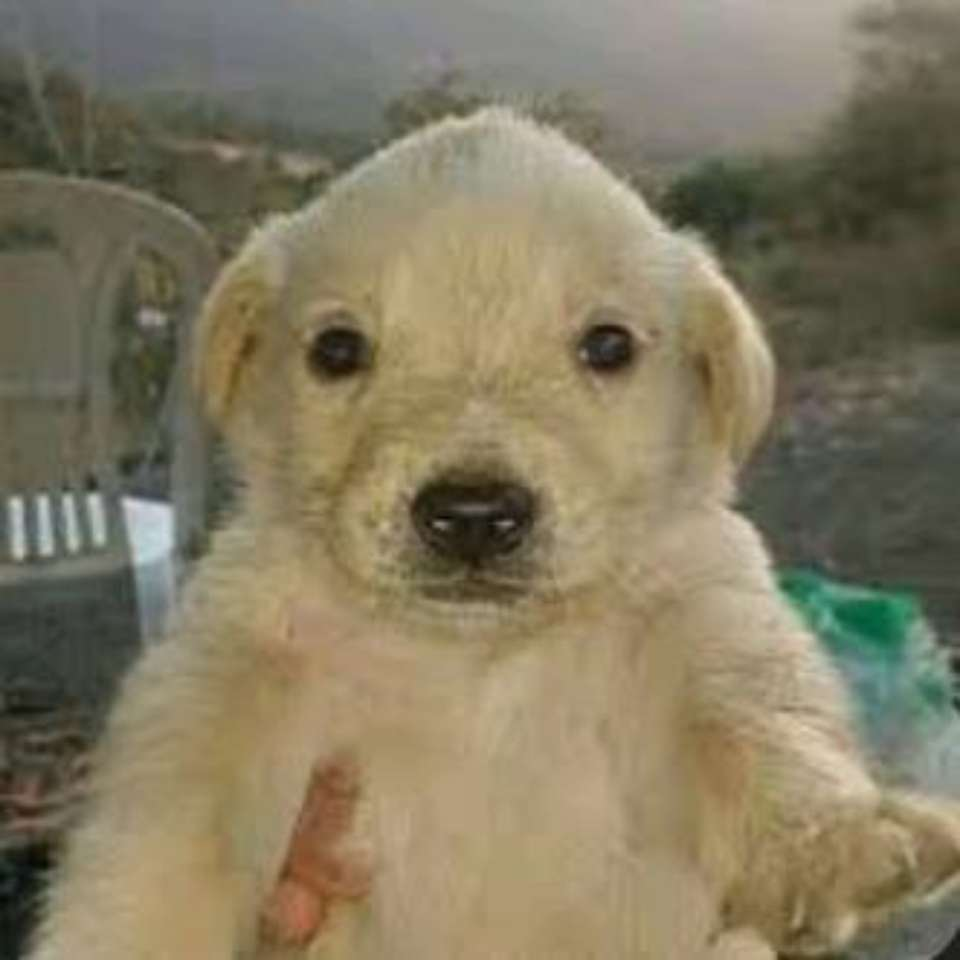
#> input picture 1 - RGB e Operações Clássicas/tchoro.jpg, 960 x 960 px
$ jupyter execute rgb.ipynb
#> lines starting #> are read from the running program, lines starting #| are printed output that depends on the picture
### utils.py
import numpy as np
import cv2 as cv
import matplotlib.pyplot as plt

def histograma(matriz, posicao=None):
    if posicao == None:
        array = 256*[0]
        for i in range (matriz.shape[0]):
            for j in range (matriz.shape[1]):
                valor = matriz[i,j]
                array[valor] += 1
    else:
        array = 256*[0]
        for i in range (matriz.shape[0]):
            for j in range (matriz.shape[1]):
                valor = matriz[i,j][posicao]
                array[valor] += 1

    return array

def eda_image(image: np.ndarray):
  # ---- Resolução da imagem -------
  # Em OpenCV, a ordem do shape é (altura, largura, canais)
  # Altura  -> número de linhas (pixels na vertical)
  # Largura -> número de colunas (pixels na horizontal)

  print('Largura em pixels: ', end='')   # Número de linhas (altura)
  print(image.shape[0])

  print('Altura em pixels: ', end='')    # Número de colunas (largura)
  print(image.shape[1])

  # Quantidade total de pixels (sem contar os canais)
  print('Quantidade de pixels: ', end='')
  print(image.shape[0] * image.shape[1])

  # Quantidade de elementos na matriz (altura * largura * canais)
  # Similar ao produto: image.shape[0] * image.shape[1] * image.shape[2]
  print("Quantidade de elementos presentes na matriz: ", end='')
  print(image.size)
  # ---------------------------------

  # Quantidade de canais da imagem
  # Imagem colorida RGB -> 3 canais
  # Imagem em escala de cinza -> 1 canal
  print('Quantidade de canais: ', end='')
  print(image.shape[2])

  cv.imshow("Janela da image", image)
  cv.waitKey(0)

# [39 lines left out: functions generate_gray_channel, remove_threshold, not called in this run]

import numpy as np
import matplotlib.pyplot as plt
import cv2 as cv  # assumindo que você já importou cv2

# [78 lines left out: function manipulate_contrast_luminosity, not called in this run]

### 1 - RGB e Operações Clássicas/rgb.ipynb
# Processamento de Imagem (RGB e Operações Clássicas)

*Ultima modificação em em 2025-08-26*

Este notebook  organiza e documenta seu conteúdo original, adicionando seções temáticas e
comentários didáticos. Cada seção explica **o objetivo**, **quando usar** e **armadilhas comuns**.
Os blocos de código foram preservados e precedidos de um resumo rápido do que fazem.

## Importações

[cell 1]
import cv2 as cv
import numpy as np
import matplotlib.pyplot as plt
from pathlib import Path
import sys
from pathlib import Path

sys.path.append(str(Path().resolve().parent))

import utils as ut

## Codigo

### Leitura da imagem

[cell 2]
IMG_PATH = Path("tchoro.jpg")

image = cv.imread(str(IMG_PATH), cv.IMREAD_COLOR)
#> image is the input picture: shape (960, 960, 3); mean B, G, R 97.5, 122.5, 131.3

if image is None:
    raise FileNotFoundError(f"Não consegui ler o arquivo: {IMG_PATH.resolve()}")

print("Imagem carregada com sucesso!")

### Análise exploratória

[cell 3]
ut.eda_image(image)
#| 960
#| 960
#| 921600
#| 2764800
#| 3

[cell 4]
# Pixel na coordenada [0,0] = canto superior esquerdo
# Retorna uma tupla (B, G, R) porque o OpenCV usa a ordem de canais BGR.
print("Tupla correspondente ao pixel [0,0] - ", end='')
print(image[0, 0])
#| [116 113 109]

[cell 5]
# Mostra a imagem
cv.imshow("Janela da image", image)
cv.waitKey(0) # Precisa desse trecho se não, não vai funcionar

### Canais de cor (BGR no OpenCV)
* Em uma **imagem colorida**, cada **pixel** é representado por uma **tupla de 3 valores inteiros** (0–255).
* Cada valor corresponde à **intensidade** de um dos **canais de cor**.
* **Atenção:** no **OpenCV** a ordem é **BGR** (Blue, Green, Red), e não RGB como é comum em outras bibliotecas.

Exemplo: Se o pixel `[0,0]` retornar a tupla `(28, 28, 34)`, isso significa:
* Azul (B) = 28* Azul (G) = 28
* Azul (R) = 34

#### Criando matrizes para isolar canais
* Vamos criar **3 matrizes tridimensionais** (altura × largura × canais), todas inicialmente preenchidas com zeros.
* Essas matrizes terão **o mesmo tamanho da imagem original**, mas só receberão valores em **um único canal**:
  * `blueChannel` → somente intensidades de azul (canal 0)
  * `greenChannel` → somente intensidades de verde (canal 1)
  * `redChannel` → somente intensidades de vermelho (canal 2)

[cell 6]
blueChannel = np.zeros((image.shape[0], image.shape[1], image.shape[2]), dtype=np.uint8)
greenChannel = np.zeros((image.shape[0], image.shape[1], image.shape[2]), dtype=np.uint8)
redChannel = np.zeros((image.shape[0], image.shape[1], image.shape[2]), dtype=np.uint8)

#### Preenchimento dos canais
* Percorremos todos os pixels da imagem (`image[:,:, :]`) e copiamos apenas o valor referente ao canal desejado.
* Nos outros canais, mantemos o valor **zero** (preto).
* Isso faz com que ao exibir cada matriz, vejamos **a contribuição isolada de cada cor**. Exemplo visual esperado:
  * **Canal Azul:** regiões azuladas ficam mais claras, o restante tende a preto.
  * **Canal Verde:** regiões verdes se destacam.
  * **Canal Vermelho:** regiões avermelhadas ficam mais intensas.”

**Exemplo prático:** Suponha que o resultado ao imprimir o pixel `[0,0]` foi: `[28 28 34]`

Isso significa: * **B(0) = 28** * **G(1) = 28** * **R(2) = 34**”

[cell 7]
blueChannel[:,:,0] = image[:,:,0]
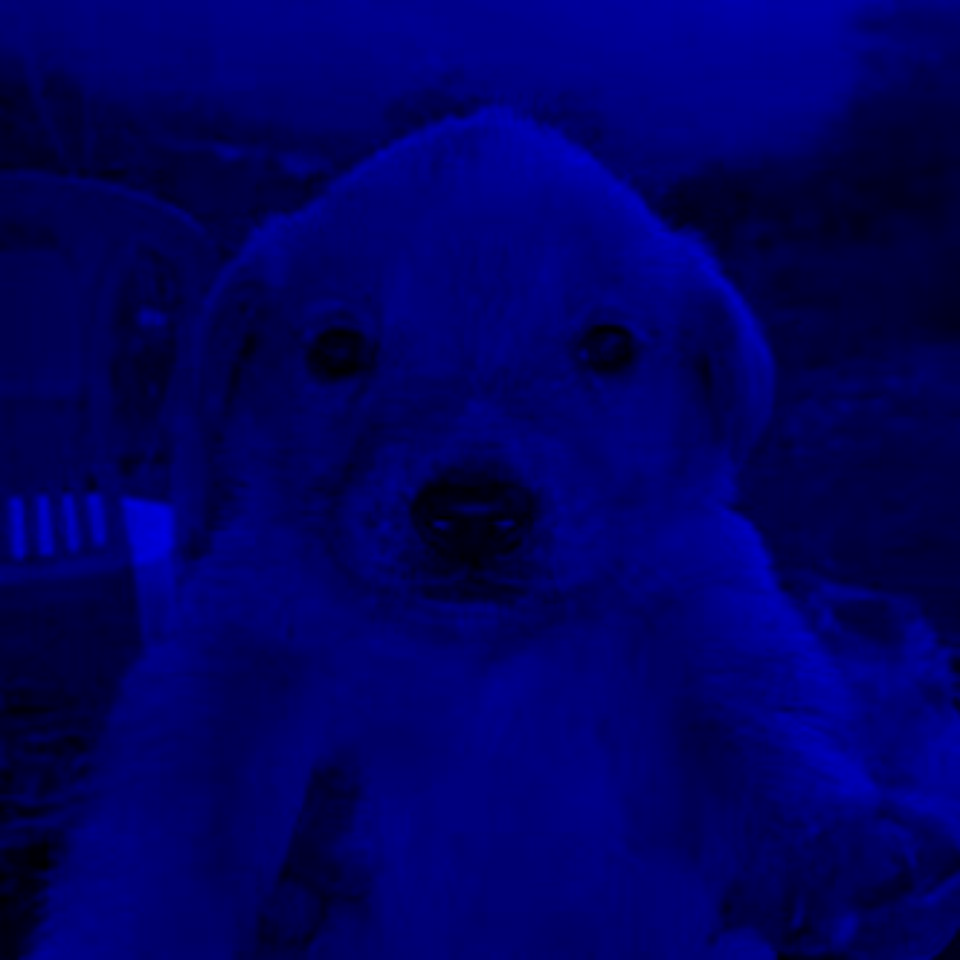
#> blueChannel: shape (960, 960, 3); mean B, G, R 97.5, 0, 0
greenChannel[:,:,1] = image[:,:,1]
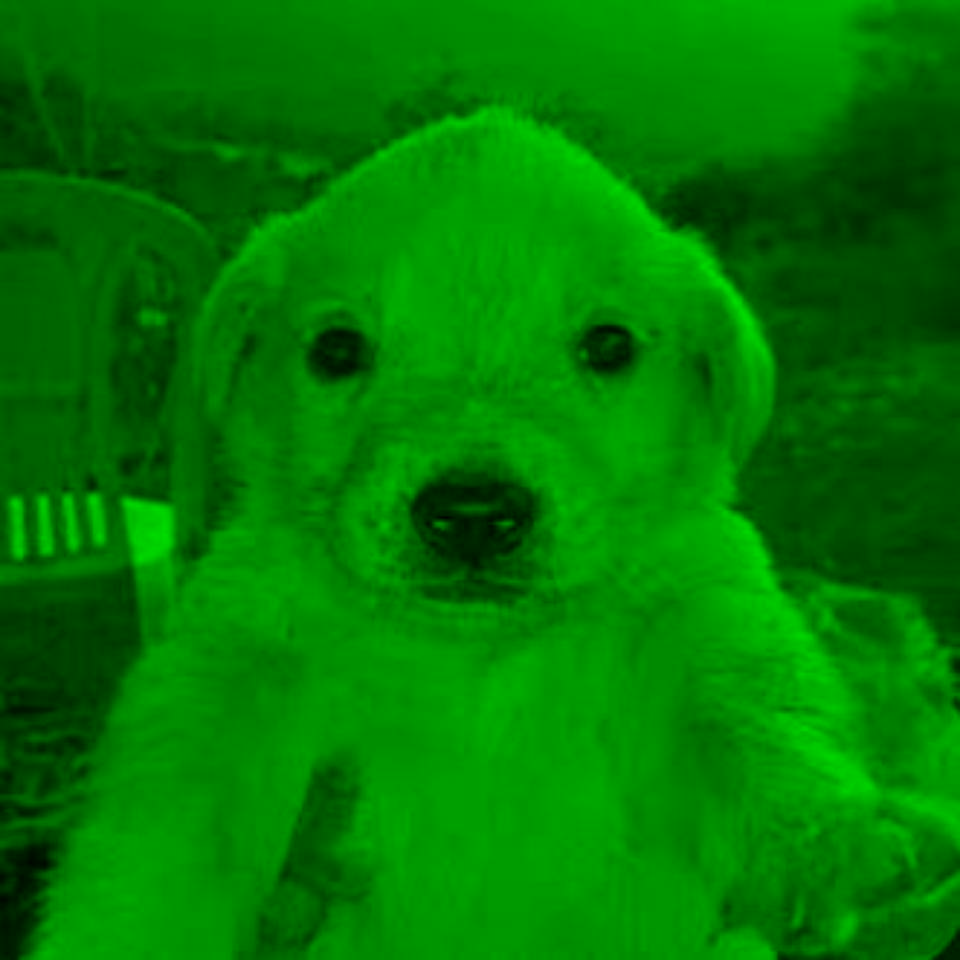
#> greenChannel: shape (960, 960, 3); mean B, G, R 0, 122.5, 0
redChannel[:,:,2] = image[:,:,2]
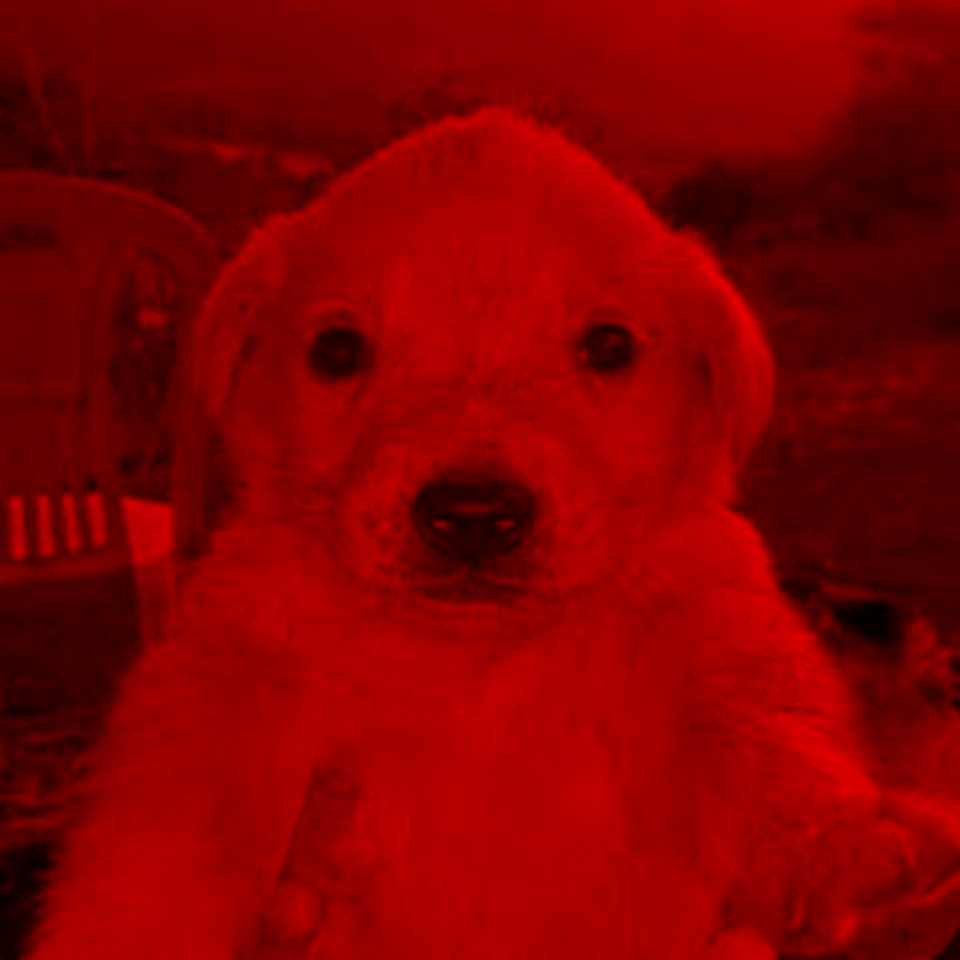
#> redChannel: shape (960, 960, 3); mean B, G, R 0, 0, 131.3

[cell 8]
cv.imshow("Canal azul", blueChannel)
cv.imshow("Canal verde", greenChannel)
cv.imshow("Canal vermelho", redChannel)
cv.waitKey(0)

##### Extra

Isso foi um extra que fiz testando o que aconteceria caso eu somasse os 3. O resultado foi a imagem original

[cell 9]
recreatedImage = blueChannel+greenChannel+redChannel

[cell 10]
cv.imshow("Imagem recriada", recreatedImage)
cv.waitKey(0)

### Tornando a imagem em escala de cinza
Agora, em vez de visualizar os canais separadamente (azul, verde e vermelho), vamos fundir a contribuição de todos eles em uma única intensidade de cinza.
* Criamos uma matriz 2D (altura × largura) chamada grayChannel, que armazena apenas um valor por pixel.
* Esse valor corresponde à média aritmética dos três canais (B, G, R).
* Ou seja, cada pixel deixa de ter 3 números (um para cada cor) e passa a ter apenas 1 número (0–255) representando sua tonalidade em cinza.

[cell 11]
grayChannel = np.zeros((image.shape[0], image.shape[1]), dtype=np.uint8)

for i in range(image.shape[0]):      # percorre as linhas (altura)
    for j in range(image.shape[1]):  # percorre as colunas (largura)
        # Média simples dos três canais (B+G+R)/3
        grayChannel[i, j] = (image[i, j].sum() // 3)
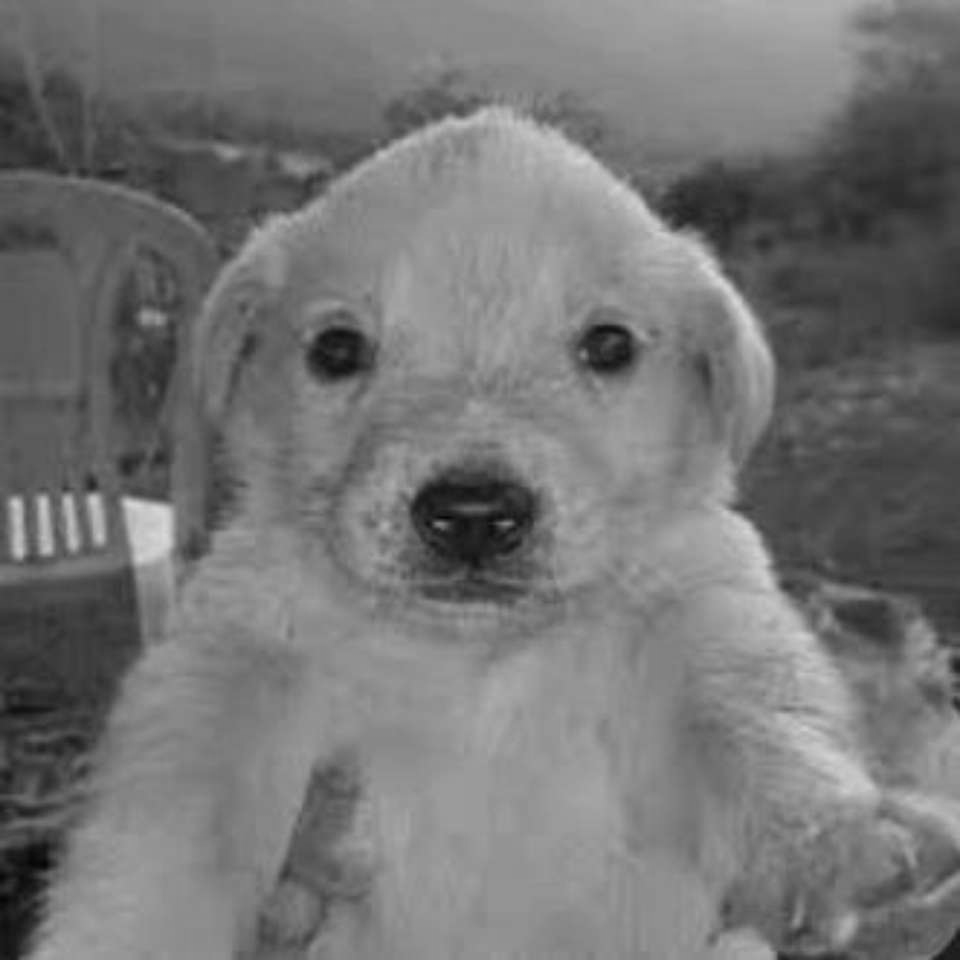
#> grayChannel: shape (960, 960); min 4, max 217, mean 116.8

cv.imshow("Imagem recriada", grayChannel)
cv.waitKey(0)

## Histograma da imagem
O histograma de uma imagem mostra a distribuição da intensidade dos pixels.
* No eixo x: valores de intensidade (0–255).
* No eixo y: quantidade de pixels que possuem aquela intensidade.

#### Interpretação:
* Imagem com pouco contraste → histograma concentrado em uma faixa estreita de valores.
* Imagem com muito contraste → histograma mais espalhado, cobrindo quase toda a faixa (0–255).

#### Explicação resumida
1. Criamos uma lista com 256 posições (uma para cada intensidade possível de pixel).
2. Percorremos todos os pixels da imagem:
3. Se for imagem em cinza, incrementamos diretamente a posição correspondente.
4. Se for imagem colorida, escolhemos o canal desejado (0=Azul, 1=Verde, 2=Vermelho).
5. Retornamos essa lista como o histograma do canal.

[cell 12]
pixel = 256*[0]

for i in range(256):
    pixel[i] = i

colors = ['blue', 'green', 'red', 'gray']
channels = {'blue': [blueChannel, 0], 'green': [greenChannel, 1], 'red': [redChannel, 2], 'gray': [grayChannel, None]}

plt.xlabel('Pixel')
plt.ylabel('Quantidade de ocorrências')

for color in colors:
    plt.title(f'Histograma da imagem em tons de {color}')
    plt.bar(pixel, ut.histograma(channels[color][0], channels[color][1]), color=color.lower(), alpha=0.5, label=color)
    plt.show()
#> this loop made 4 passes
#> pass 1, `plt.show()`:
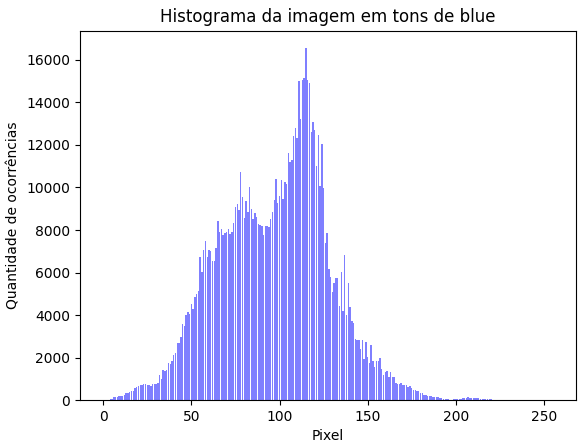
#> figure drawn by matplotlib, 1 panel; tallest bar 16549 high, from x = 114.6 to 115.4
#> pass 2, `plt.show()`:
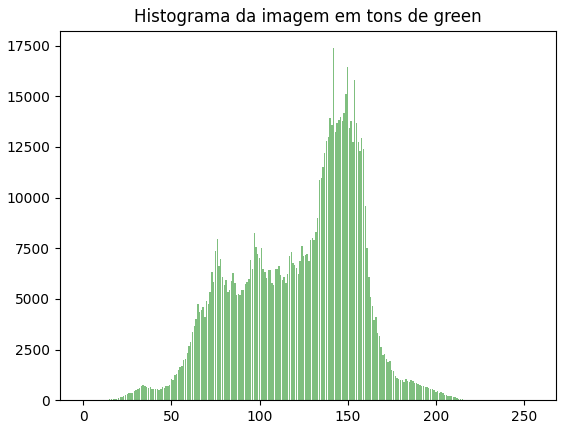
#> figure drawn by matplotlib, 1 panel; tallest bar 17372 high, from x = 141.6 to 142.4

$ run again, with 1 - RGB e Operações Clássicas/bruxo.jfif saved as 1 - RGB e Operações Clássicas/tchoro.jpg
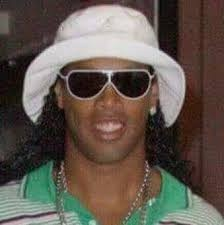
#> input picture 1 - RGB e Operações Clássicas/bruxo.jfif, 224 x 225 px
#> image is the input picture: shape (225, 224, 3); mean B, G, R 79.2, 88.1, 99
#| 225
#| 224
#| 50400
#| 151200
#| 3
#| [28 28 34]
#> after the loop `for i in range(image.shape[0]):`:
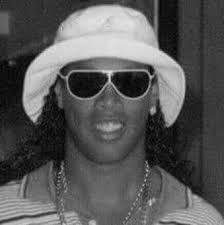
#> grayChannel: shape (225, 224); min 0, max 231, mean 88.4
#> the loop `for color in colors:` made 4 passes
#> pass 2, `plt.show()`:
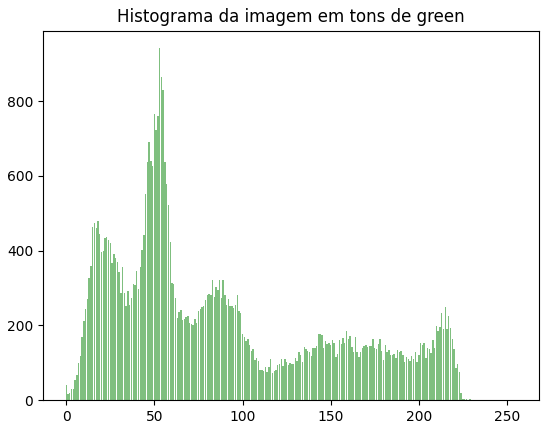
#> figure drawn by matplotlib, 1 panel; tallest bar 942 high, from x = 52.6 to 53.4
